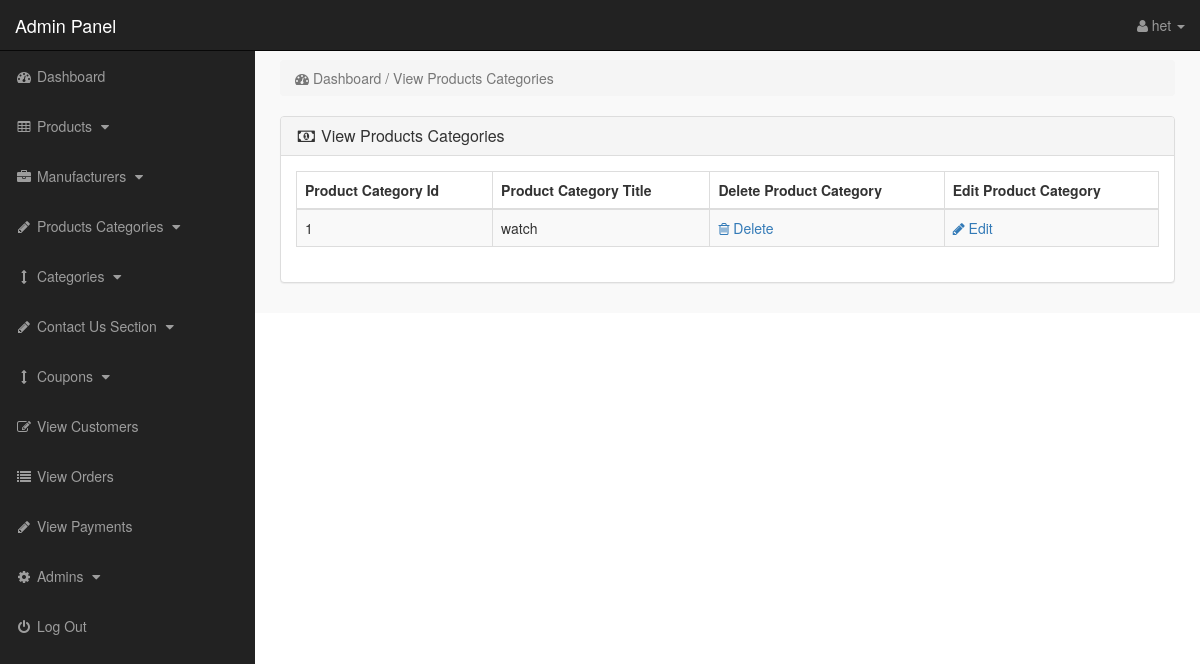
/admin/index.php?view_p_cats (signed in), run on an earlier commit of the app's database.
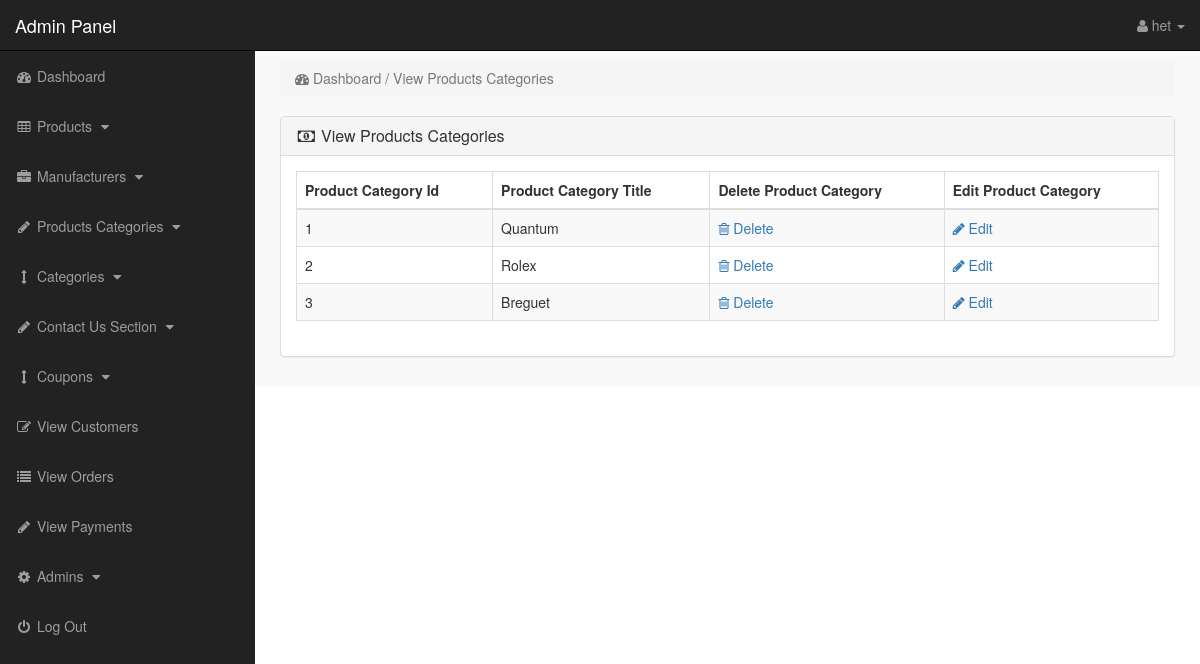
And on a later commit of the database.
### tables this page shows
CREATE TABLE `product_categories` (
  `p_cat_id` int(10) NOT NULL,
  `p_cat_title` text NOT NULL,
  `p_cat_top` text NOT NULL,
  `p_cat_image` text NOT NULL
);

### admin/view_p_cats.php (the view)
<?php
if(!isset($_SESSION['admin_email'])){
echo "<script>window.open('login.php','_self')</script>";
}
else {
?>
<div class="row">
<div class="col-lg-12">
<ol class="breadcrumb">
<li class="active">
<i class="fa fa-dashboard"></i> Dashboard / View Products Categories
</li>
</ol>
</div>
</div>
<div class="row">
<div class="col-lg-12">
<div class="panel panel-default">
<div class="panel-heading">
<h3 class="panel-title">
<i class="fa fa-money fa-fw"> </i> View Products Categories
</h3>
</div>
<div class="panel-body">
<div class="table-responsive">
<table class="table table-bordered table-hover table-striped">
<thead>
<tr>
<th>Product Category Id</th>
<th>Product Category Title</th>
<th>Delete Product Category</th>
<th>Edit Product Category</th>
</tr>
</thead>
<tbody>
<?php
$i=0;
$get_p_cats = "select * from product_categories";
$run_p_cats = mysqli_query($con,$get_p_cats);
while($row_p_cats = mysqli_fetch_array($run_p_cats)){
$p_cat_id = $row_p_cats['p_cat_id'];
$p_cat_title = $row_p_cats['p_cat_title'];
$i++;
?>
<tr>
<td> <?php echo $i; ?> </td>
<td> <?php echo $p_cat_title; ?> </td>
<td>
<a href="index.php?delete_p_cat=<?php echo $p_cat_id; ?>">
<i class="fa fa-trash-o"></i> Delete
</a>
</td>
<td>
<a href="index.php?edit_p_cat=<?php echo $p_cat_id; ?>">
<i class="fa fa-pencil"></i> Edit
</a>
</td>
</tr>
<?php } ?>
</tbody>
</table>
</div>
</div>
</div>
</div>
</div>
<?php } ?>

What changed in the data, as far as the page shows it:
changed product_categories: p_cat_title "watch" → "Quantum"
added product_categories: p_cat_title "Rolex"
added product_categories: p_cat_title "Breguet"
